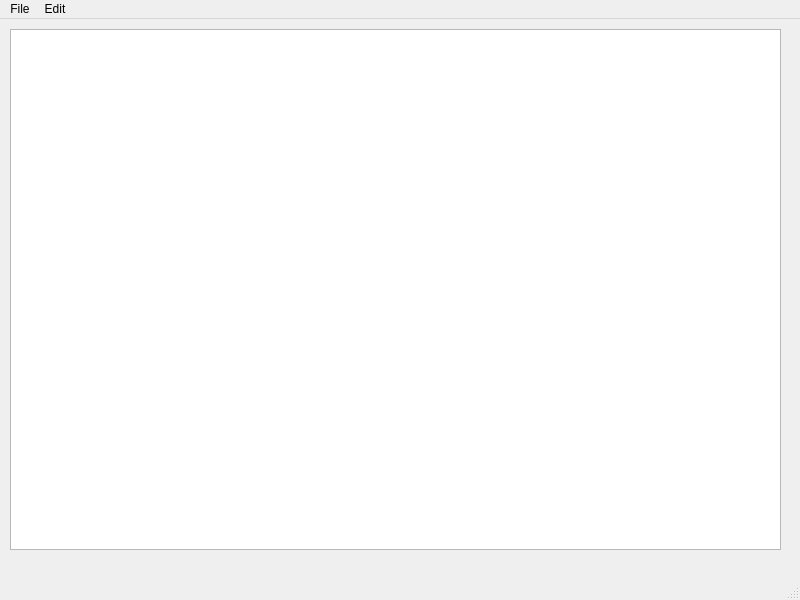
<?xml version="1.0" encoding="UTF-8"?>
<ui version="4.0">
 <class>MainWindow</class>
 <widget class="QMainWindow" name="MainWindow">
  <property name="geometry">
   <rect>
    <x>0</x>
    <y>0</y>
    <width>800</width>
    <height>600</height>
   </rect>
  </property>
  <property name="windowTitle">
   <string>MainWindow</string>
  </property>
  <widget class="QWidget" name="centralwidget">
   <widget class="QWidget" name="verticalLayoutWidget">
    <property name="geometry">
     <rect>
      <x>10</x>
      <y>10</y>
      <width>771</width>
      <height>521</height>
     </rect>
    </property>
    <layout class="QVBoxLayout" name="verticalLayout">
     <item>
      <widget class="QTextEdit" name="textEdit"/>
     </item>
    </layout>
   </widget>
  </widget>
  <widget class="QMenuBar" name="menubar">
   <property name="geometry">
    <rect>
     <x>0</x>
     <y>0</y>
     <width>800</width>
     <height>24</height>
    </rect>
   </property>
   <widget class="QMenu" name="menuFile">
    <property name="title">
     <string>File</string>
    </property>
    <addaction name="actionNew"/>
    <addaction name="actionOpen"/>
    <addaction name="actionSave_as"/>
    <addaction name="actionPrint"/>
    <addaction name="actionExit"/>
   </widget>
   <widget class="QMenu" name="menuEdit">
    <property name="title">
     <string>Edit</string>
    </property>
    <addaction name="actionCopy"/>
    <addaction name="actionPaste"/>
    <addaction name="actionCut"/>
    <addaction name="actionUndo"/>
    <addaction name="actionRedo"/>
   </widget>
   <addaction name="menuFile"/>
   <addaction name="menuEdit"/>
  </widget>
  <widget class="QStatusBar" name="statusbar"/>
  <action name="actionNew">
   <property name="icon">
    <iconset resource="Resources.qrc">
     <normaloff>:/imgs/New.bmp</normaloff>:/imgs/New.bmp</iconset>
   </property>
   <property name="text">
    <string>New</string>
   </property>
  </action>
  <action name="actionOpen">
   <property name="icon">
    <iconset resource="Resources.qrc">
     <normaloff>:/imgs/Open.bmp</normaloff>:/imgs/Open.bmp</iconset>
   </property>
   <property name="text">
    <string>Open</string>
   </property>
  </action>
  <action name="actionSave_as">
   <property name="icon">
    <iconset resource="Resources.qrc">
     <normaloff>:/imgs/Save.bmp</normaloff>:/imgs/Save.bmp</iconset>
   </property>
   <property name="text">
    <string>Save as</string>
   </property>
  </action>
  <action name="actionPrint">
   <property name="text">
    <string>Print</string>
   </property>
  </action>
  <action name="actionExit">
   <property name="text">
    <string>Exit</string>
   </property>
  </action>
  <action name="actionCopy">
   <property name="icon">
    <iconset resource="Resources.qrc">
     <normaloff>:/imgs/Copy.bmp</normaloff>:/imgs/Copy.bmp</iconset>
   </property>
   <property name="text">
    <string>Copy</string>
   </property>
  </action>
  <action name="actionPaste">
   <property name="icon">
    <iconset resource="Resources.qrc">
     <normaloff>:/imgs/Paste.bmp</normaloff>:/imgs/Paste.bmp</iconset>
   </property>
   <property name="text">
    <string>Paste</string>
   </property>
  </action>
  <action name="actionCut">
   <property name="icon">
    <iconset resource="Resources.qrc">
     <normaloff>:/imgs/Cut.bmp</normaloff>:/imgs/Cut.bmp</iconset>
   </property>
   <property name="text">
    <string>Cut</string>
   </property>
  </action>
  <action name="actionUndo">
   <property name="text">
    <string>Undo</string>
   </property>
  </action>
  <action name="actionRedo">
   <property name="text">
    <string>Redo</string>
   </property>
  </action>
 </widget>
 <resources>
  <include location="Resources.qrc"/>
 </resources>
 <connections/>
</ui>
